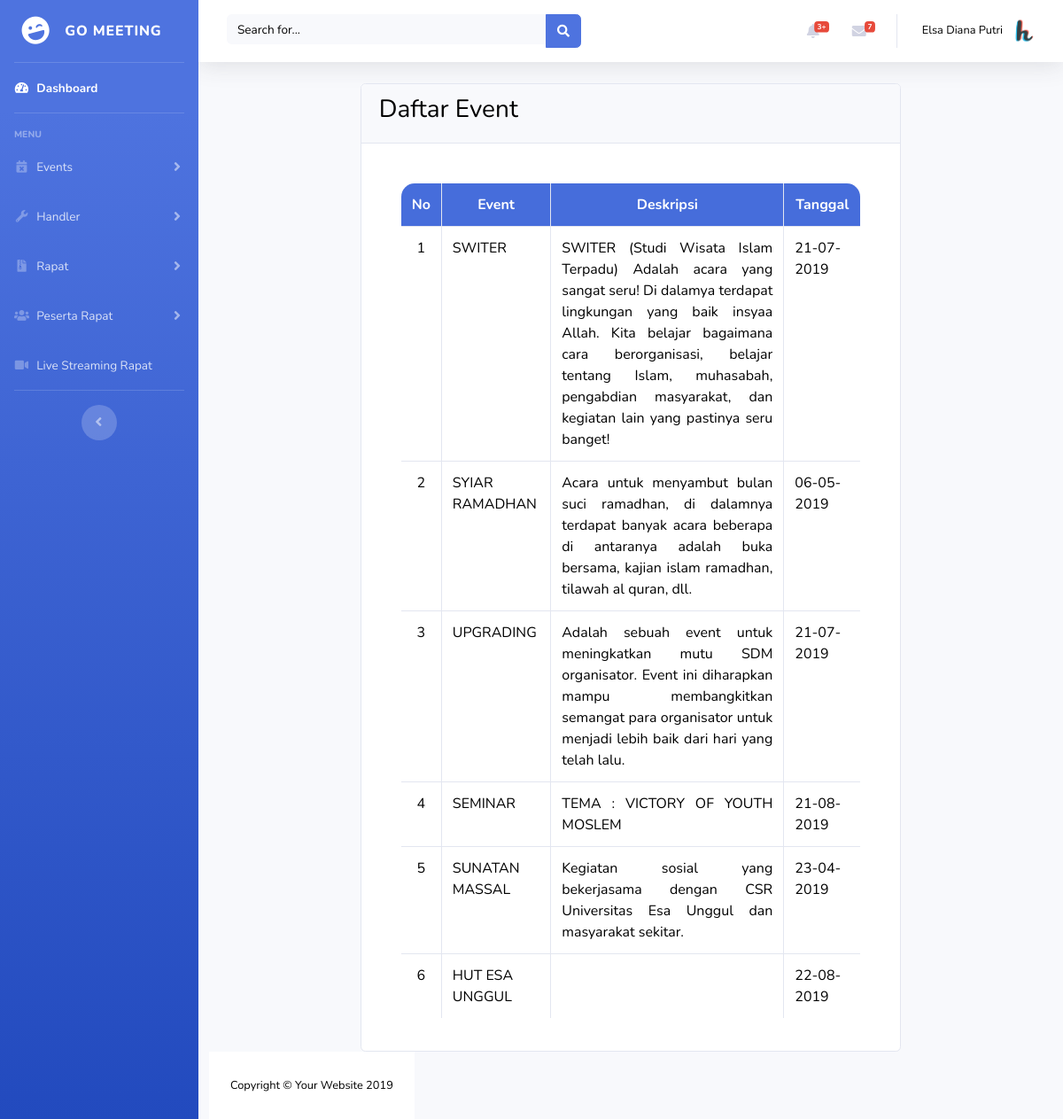
Page /users/handler/events/daftar_event.php (signed in) on the committed database.
### tables this page shows
CREATE TABLE `events` (
  `id` int(11) NOT NULL,
  `nama` varchar(255) DEFAULT NULL,
  `deskripsi` longtext,
  `tanggal` date NOT NULL
);

### users/handler/events/daftar_event_proses.php (called while the page is built, shortened)
<?php
include '../../../connection.php';
$query = "select id, nama, deskripsi, DATE_FORMAT(tanggal, '%d-%m-%Y' ) AS tanggal from events";
$hasil = mysqli_query($db, $query);
$data_event = array();
while ($row = mysqli_fetch_assoc($hasil)) {
    $data_event[] = $row;
}

### users/handler/events/daftar_event.php (the view, shortened to what this page needs)
<?php
  include 'daftar_event_proses.php';
  $z = 0;
?>
<!DOCTYPE html>
<html lang="en">
<head>
  <link href="../../../vendor/fontawesome-free/css/all.min.css" rel="stylesheet" type="text/css">
  <link rel="stylesheet" type="text/css" href="../../../css/sb-admin-2.min.css">
</head>
<body id="page-top">
  <div id="wrapper">
    <ul class="navbar-nav bg-gradient-primary sidebar sidebar-dark accordion" id="accordionSidebar">
      <a class="sidebar-brand d-flex align-items-center justify-content-center" href="index.php">
        <div class="sidebar-brand-icon rotate-n-15">
          <i class="fas fa-laugh-wink"></i>
        </div>
        <div class="sidebar-brand-text mx-3">Go Meeting</div>
      </a>
      <hr class="sidebar-divider my-0">
      <li class="nav-item active">
        <a class="nav-link" href="index.php">
          <i class="fas fa-fw fa-tachometer-alt"></i>
          <span>Dashboard</span></a>
      </li>
      <hr class="sidebar-divider">
      <div class="sidebar-heading">
        Menu
      </div>
      <li class="nav-item">
        <a class="nav-link collapsed" href="#" data-toggle="collapse" data-target="#collapseTwo" aria-expanded="true" aria-controls="collapseTwo">
          <i class="fas fa-fw fa-calendar-times"></i>
          <span>Events</span>
        </a>
      </li>
      <li class="nav-item">
        <a class="nav-link collapsed" href="#" data-toggle="collapse" data-target="#collapseUtilities" aria-expanded="true" aria-controls="collapseUtilities">
          <i class="fas fa-fw fa-wrench"></i>
          <span>Handler</span>
        </a>
      </li>
       <li class="nav-item">
        <a class="nav-link collapsed" href="#" data-toggle="collapse" data-target="#collapsePages" aria-expanded="true" aria-controls="collapsePages">
          <i class="fas fa-fw fa-file-archive"></i>
          <span>Rapat</span>
        </a>
      </li>
      <li class="nav-item">
        <a class="nav-link collapsed" href="#" data-toggle="collapse" data-target="#collapsePagesq" aria-expanded="true" aria-controls="collapsePagesq">
          <i class="fas fa-fw fa-users"></i>
          <span>Peserta Rapat</span>
        </a>
      </li>
      <li class="nav-item">
        <a class="nav-link" href="../index.php">
          <i class="fas fa-fw fa-video"></i>
          <span>Live Streaming Rapat</span></a>
      </li>
      <hr class="sidebar-divider">
      <div class="text-center d-none d-md-inline">
        <button class="rounded-circle border-0" id="sidebarToggle"></button>
      </div>
    </ul>
    <div id="content-wrapper" class="d-flex flex-column">
      <div id="content">
        <nav class="navbar navbar-expand navbar-light bg-white topbar mb-4 static-top shadow">
          <form class="d-none d-sm-inline-block form-inline mr-auto ml-md-3 my-2 my-md-0 mw-100 navbar-search">
            <div class="input-group">
              <input type="text" class="form-control bg-light border-0 small" placeholder="Search for..." aria-label="Search" aria-describedby="basic-addon2">
              <div class="input-group-append">
                <button class="btn btn-primary" type="button">
                  <i class="fas fa-search fa-sm"></i>
                </button>
              </div>
            </div>
          </form>
          <ul class="navbar-nav ml-auto">
            <li class="nav-item dropdown no-arrow mx-1">
              <a class="nav-link dropdown-toggle" href="#" id="alertsDropdown" role="button" data-toggle="dropdown" aria-haspopup="true" aria-expanded="false">
                <i class="fas fa-bell fa-fw"></i>
                <span class="badge badge-danger badge-counter">3+</span>
              </a>
            </li>
            <li class="nav-item dropdown no-arrow mx-1">
              <a class="nav-link dropdown-toggle" href="#" id="messagesDropdown" role="button" data-toggle="dropdown" aria-haspopup="true" aria-expanded="false">
                <i class="fas fa-envelope fa-fw"></i>
                <span class="badge badge-danger badge-counter">7</span>
              </a>
            </li>
            <li class="nav-item dropdown no-arrow">
              <a class="nav-link dropdown-toggle" href="#" id="userDropdown" role="button" data-toggle="dropdown" aria-haspopup="true" aria-expanded="false">
                <span class="mr-2 d-none d-lg-inline text-gray-600 small"><?php echo $_SESSION['handler']['nama']; ?></span>
                <img class="img-profile rounded-circle" src="../img/h.png">
              </a>
            </li>
          </ul>
        </nav>
        <div class="container-fluid">
        <div class="row justify-content-center">
          <div class="col-md-8">
            <div class="card">
              <div class="card-header"> <h3>Daftar Event</h3></div>
                <div class="card-body">
                  <div class="container">
                    <br>
                    <table class="table table-bordered" width="100%">
                      <tr bgcolor="#FFF" align="center">
                        <th>No</th>
                        <th>Event</th>
                        <th>Deskripsi</th>
                        <th>Tanggal</th>
                      </tr>
                      <?php foreach ($data_event as $event) : ?>
                        <tr align="center">
                      <tr>
                        <td style="text-align: center"><?php $z++; echo $z ?></td>
                        <td><?php echo $event['nama'] ?></td>
                        <td style="text-align:justify;"><?php echo $event['deskripsi'] ?></td>
                        <td style="text-align: justify;"><?php echo $event['tanggal'] ?></td>
                      </tr>
                    <?php endforeach ?>
                    </table>
                  </div>
                </div>
              </div>
            </div>
          </div>
        <div class="row">
      <footer class="sticky-footer bg-white">
        <div class="container my-auto">
          <div class="copyright text-center my-auto">
            <span>Copyright &copy; Your Website 2019</span>
          </div>
        </div>
      </footer>
    </div>
  </div>
</body>
</html>

### rows in the picture
events: nama "SWITER", deskripsi "SWITER (Studi Wisata Islam Terpadu) Adalah acara yang sangat seru! Di dalamya terdapat lingkungan yang baik insyaa Allah. Kita belajar bagaimana cara berorganisasi, belajar tentang Islam, muhasabah, pengabdian masyarakat, dan kegiatan lain yang pastinya seru banget!", tanggal "21-07-2019"
events: nama "SYIAR RAMADHAN", deskripsi "Acara untuk menyambut bulan suci ramadhan, di dalamnya terdapat banyak acara beberapa di antaranya adalah buka bersama, kajian islam ramadhan, tilawah al quran, dll.", tanggal "06-05-2019"
events: nama "UPGRADING", deskripsi "Adalah sebuah event untuk meningkatkan mutu SDM organisator. Event ini diharapkan mampu membangkitkan semangat para organisator untuk menjadi lebih baik dari hari yang telah lalu.", tanggal "21-07-2019"
events: nama "SEMINAR", deskripsi "TEMA : VICTORY OF YOUTH MOSLEM", tanggal "21-08-2019"
events: nama "SUNATAN MASSAL", deskripsi "Kegiatan sosial yang bekerjasama dengan CSR Universitas Esa Unggul dan masyarakat sekitar.", tanggal "23-04-2019"
events: nama "HUT ESA UNGGUL", tanggal "22-08-2019"

### other values in the picture
$_SESSION['handler']['nama'] "Elsa Diana Putri"
